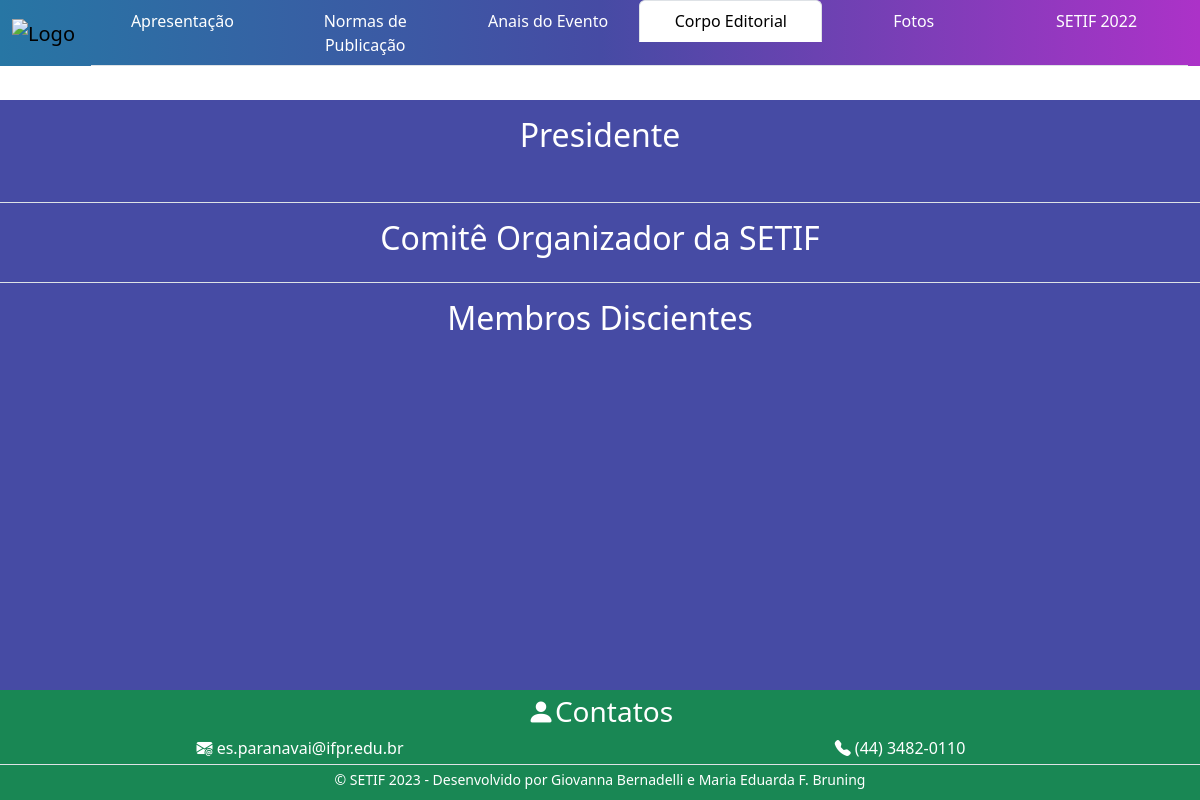
Before: /2023/corpoEditorial.php with the older database file.
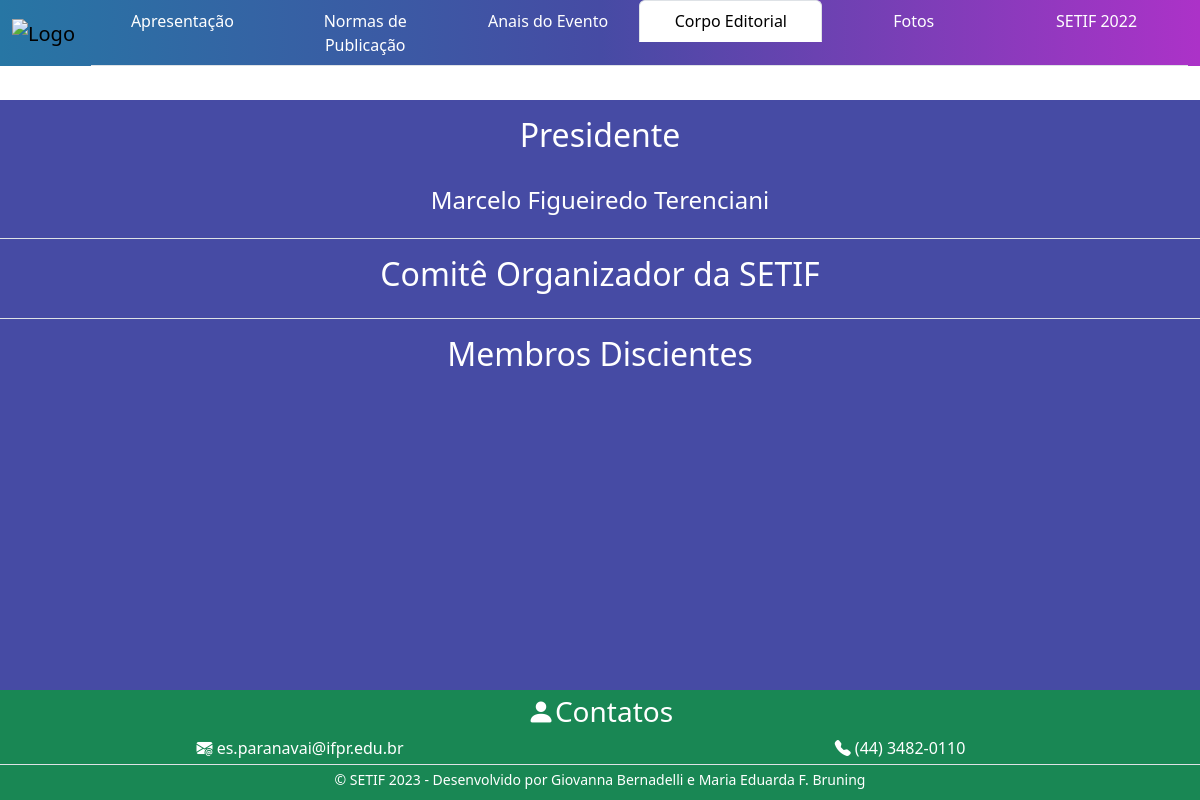
After: the same page with the newer database file.
### tables this page shows
CREATE TABLE `tb_corpo_editorial` (
  `id_corpo_editorial` int(11) NOT NULL,
  `nome` text NOT NULL,
  `funcao` text NOT NULL,
  `ano` int(11) NOT NULL
);

### admin/controller/CorpoEditorialController.class.php (called while the page is built)
<?php
	include_once LIB_DAO.DS.'DaoCorpoEditorial.class.php';
  	class CorpoEditorialController{
		public function getCorpoEditorialPorAno($ano){
			try {
				$daoCorpoEditorial = new DaoCorpoEditorial();
				return $daoCorpoEditorial->getCorpoEditorialPorAno($ano);
			} catch (Exception $e) {
				print "Ocorreu um erro ao tentar executar esta ação, foi gerado um LOG do mesmo, tente novamente mais tarde.";
			}
		}
	}
?>

### admin/includes/ConexaoExemplo.class.php (called while the page is built, shortened)
<?php
	class Conexao
	{
	    protected static $instancia;
	    private function __construct()
	    {
	        $db_host = "localhost";
	        $db_nome = "bd_setif";
	        $db_usuario = "root";
	        $db_senha = "";
	        $db_driver = "mysql";
	        $sistema_titulo = "Semana da Tecnologia da Informação do IFPR Campus Paranavaí (SETIF)";
	        $sistema_email = "setif.paranavai@gmail.com";
	        try
	        {
	            self::$instancia = new PDO("$db_driver:host=$db_host; dbname=$db_nome; charset=utf8", $db_usuario, $db_senha);
	            self::$instancia->setAttribute(PDO::ATTR_ERRMODE, PDO::ERRMODE_EXCEPTION);
	            self::$instancia->exec('SET NAMES utf8');
	        }
	        catch (PDOException $e)
	        {
	        	print($e->getMessage());
	            mail($sistema_email, "PDOException em $sistema_titulo", $e->getMessage());
	            die("Connection Error: " . $e->getMessage());
	        }
	    }
	    public static function getInstancia()
	    {
	        return self::$instancia;
	    }
	}
?>

### admin/dao/DaoCorpoEditorial.class.php (called while the page is built, shortened)
<?php
include_once LIB_MODEL . DS . 'CorpoEditorial.class.php';
class DaoCorpoEditorial
{
	public function getCorpoEditorialPorAno($ano)
	{
		try {
			$sql = "SELECT * FROM tb_corpo_editorial WHERE ano=:ano ORDER BY nome ASC";
			$sqlPreparada = Conexao::getInstancia()->prepare($sql);
			$sqlPreparada->bindValue(":ano", $ano);
			$sqlPreparada->execute();
			$membrosBD = $sqlPreparada->fetchAll(PDO::FETCH_ASSOC);
			$membros = array();
			foreach ($membrosBD as $membro):
				$membros[] = $this->populaCorpoEditorial($membro);
			endforeach;
			return $membros;
		} catch (Exception $e) {
			print "Ocorreu um erro ao tentar executar esta ação, foi gerado um LOG do mesmo, tente novamente mais tarde.";
		}
	}
	private function populaCorpoEditorial($row)
	{
		$corpoEditorial = new CorpoEditorial();
		$corpoEditorial->setIdCorpoEditorial($row['id_corpo_editorial']);
		$corpoEditorial->setNome($row['nome']);
		$corpoEditorial->setFuncao($row['funcao']);
		$corpoEditorial->setAno($row['ano']);
		return $corpoEditorial;
	}
}
?>

### admin/model/CorpoEditorial.class.php (called while the page is built, shortened)
<?php
class CorpoEditorial
{
    private $nome;
    public function getNome()
    {
        return $this->nome;
    }
    public function setNome($nome)
    {
        $this->nome = $nome;
    }
}
?>

### 2023/corpoEditorial.php (the view, shortened to what this page needs)
<?php
    include_once LIB_CONTROLLER . DS . 'CorpoEditorialController.class.php';
    $controller = new CorpoEditorialController();
    $membros = $controller->getCorpoEditorialPorAno(2023);
    foreach ($membros as $membro) {
        if($membro->getFuncao() == CorpoEditorial::FUNCAO_PRESIDENTE){
            $presidente = $membro->getNome();
            break;
        }
    }
?>
<!DOCTYPE html>
<html lang="pt-BR">
<head>
    <?php include_once LIB_INCLUDES_2023 . DS . 'metadados.php' ?>
</head>
<body>
    <?php include_once LIB_INCLUDES_2023 . DS . 'navbar.php' ?>
    <main class="container-fluid background-roxo text-center text-white principal">
        <div class="row border-bottom">
            <div class="col-12">
                <h2 class="py-3">
                    Presidente
                </h2>
                <p class="py-1 fs-4"><?= $presidente ?></p>
            </div>
        </div>
        <div class="row border-bottom">
            <div class="col-12">
                <h2 class="py-3">
                    Comitê Organizador da SETIF
                </h2>
            </div>
        </div>
        <div class="row">
            <div class="col-12">
                <h2 class="py-3">
                    Membros Discientes
                </h2>
            </div>
        </div>
    </main>
    <?php include_once LIB_INCLUDES_2023 . DS . 'rodape.php' ?>
</body>
</html>

Changed rows visible on the page:
added tb_corpo_editorial: nome "Marcelo Figueiredo Terenciani"
